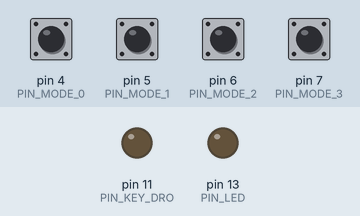
Bench run of a sketch on a simulated Arduino Uno, built with avr-gcc and run on an emulated ATmega328P. Shown: output pins drawn as LEDs (lit = HIGH). Inputs (shaded band) come from the test bench; at power-on: pin 4 (PIN_MODE_0), pin 5 (PIN_MODE_1), pin 6 (PIN_MODE_2), pin 7 (PIN_MODE_3) HIGH.

Above: at 1.2 s.
1.3 s: pin 4 (PIN_MODE_0) pulled LOW for 0.15 s
At 1.37 s:
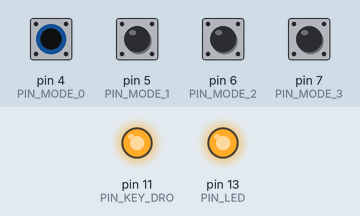
Timing chart, 0 to 4.3 s (numbered marks = the images above; inputs shaded):
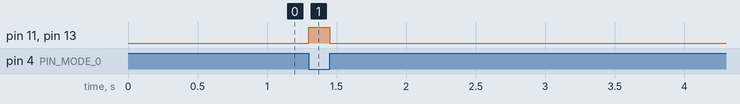

Measured:
- after the input at 1.3 s, pin 11 (PIN_KEY_DRO), pin 13 (PIN_LED): LOW → HIGH at once, → LOW 0.15 s later

The sketch:

fox_shield_1.ino
```cpp
/*
10 GHz Fox Shield KB9FKO

fox shield 1

  CW key down if rotary switch = 1
  else key up
 */

#define PIN_LED 13

#define PIN_KEY 1

#define PIN_KEY_DRO 11

#define PIN_MODE_3 7
#define PIN_MODE_2 6
#define PIN_MODE_1 5
#define PIN_MODE_0 4

void setup() {
  pinMode(PIN_LED, OUTPUT);

  pinMode(PIN_KEY, INPUT_PULLUP);

  pinMode(PIN_KEY_DRO, OUTPUT);

  pinMode(PIN_MODE_3, INPUT_PULLUP);
  pinMode(PIN_MODE_2, INPUT_PULLUP);
  pinMode(PIN_MODE_1, INPUT_PULLUP);
  pinMode(PIN_MODE_0, INPUT_PULLUP);
}

int readMode(void)
{
  return (
    (digitalRead(PIN_MODE_3) ? 0 : 1<<3) +
    (digitalRead(PIN_MODE_2) ? 0 : 1<<2) +
    (digitalRead(PIN_MODE_1) ? 0 : 1<<1) +
    (digitalRead(PIN_MODE_0) ? 0 : 1<<0)
    );
}

int readKey(void)
{
  return !(digitalRead(PIN_KEY) == HIGH);
}

void loop() {
  if (readMode() == 1)
  {
    digitalWrite(PIN_LED, HIGH);
    digitalWrite(PIN_KEY_DRO, HIGH);
  }
  else
  {
    digitalWrite(PIN_LED, LOW);
    digitalWrite(PIN_KEY_DRO, LOW);
  }
}
```
